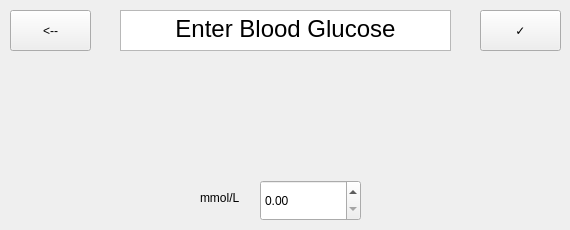
    <widget class="QWidget" name="enterBgPage">
     <widget class="QDoubleSpinBox" name="bgSpinBox">
      <property name="geometry">
       <rect>
        <x>260</x>
        <y>180</y>
        <width>101</width>
        <height>41</height>
       </rect>
      </property>
     </widget>
     <widget class="QTextEdit" name="textEdit_8">
      <property name="geometry">
       <rect>
        <x>120</x>
        <y>10</y>
        <width>331</width>
        <height>41</height>
       </rect>
      </property>
      <property name="readOnly">
       <bool>true</bool>
      </property>
      <property name="html">
       <string>&lt;!DOCTYPE HTML PUBLIC &quot;-//W3C//DTD HTML 4.0//EN&quot; &quot;http://www.w3.org/TR/REC-html40/strict.dtd&quot;&gt;
&lt;html&gt;&lt;head&gt;&lt;meta name=&quot;qrichtext&quot; content=&quot;1&quot; /&gt;&lt;style type=&quot;text/css&quot;&gt;
p, li { white-space: pre-wrap; }
&lt;/style&gt;&lt;/head&gt;&lt;body style=&quot; font-family:'Sans'; font-size:10pt; font-weight:400; font-style:normal;&quot;&gt;
&lt;p align=&quot;center&quot; style=&quot; margin-top:0px; margin-bottom:0px; margin-left:0px; margin-right:0px; -qt-block-indent:0; text-indent:0px;&quot;&gt;&lt;span style=&quot; font-size:18pt;&quot;&gt;Enter Blood Glucose&lt;/span&gt;&lt;/p&gt;&lt;/body&gt;&lt;/html&gt;</string>
      </property>
     </widget>
     <widget class="QLabel" name="label_14">
      <property name="geometry">
       <rect>
        <x>200</x>
        <y>190</y>
        <width>51</width>
        <height>16</height>
       </rect>
      </property>
      <property name="text">
       <string>mmol/L</string>
      </property>
     </widget>
     <widget class="QPushButton" name="addBgBTN_2">
      <property name="geometry">
       <rect>
        <x>480</x>
        <y>10</y>
        <width>81</width>
        <height>41</height>
       </rect>
      </property>
      <property name="text">
       <string>✓</string>
      </property>
     </widget>
     <widget class="QPushButton" name="backToBolusBTN">
      <property name="geometry">
       <rect>
        <x>10</x>
        <y>10</y>
        <width>81</width>
        <height>41</height>
       </rect>
      </property>
      <property name="text">
       <string>&lt;--</string>
      </property>
     </widget>
    </widget>
